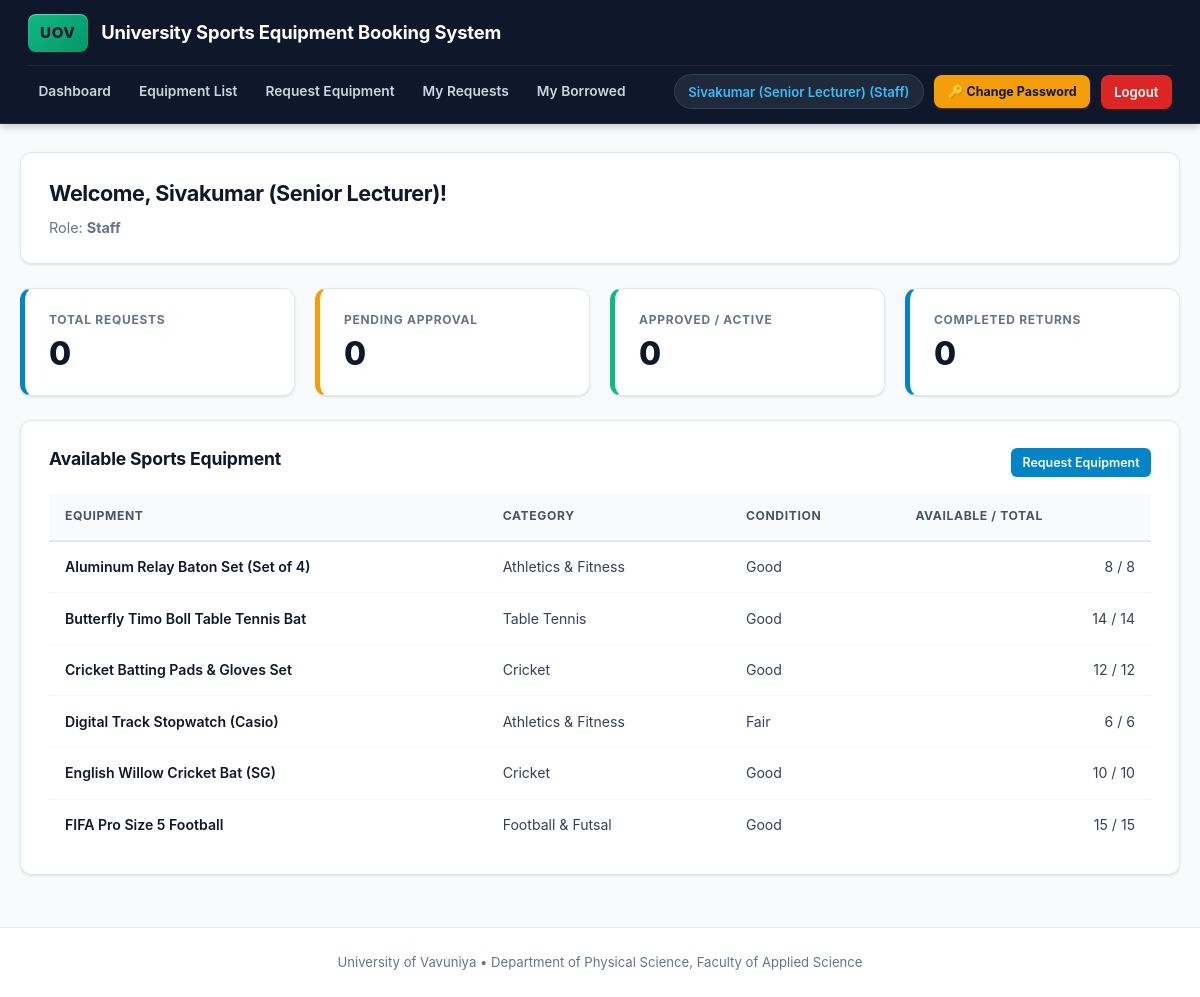
The app's page /student/dashboard.php (signed in) with its own data.
### tables this page shows
CREATE TABLE `equipment` (
  `equipment_id` INT AUTO_INCREMENT PRIMARY KEY,
  `category_id` INT NOT NULL,
  `equipment_name` VARCHAR(100) NOT NULL,
  `description` TEXT NULL,
  `total_quantity` INT NOT NULL DEFAULT 0 CHECK (`total_quantity` >= 0),
  `available_quantity` INT NOT NULL DEFAULT 0 CHECK (`available_quantity` >= 0),
  `condition_status` VARCHAR(50) NOT NULL DEFAULT 'Good',
  `active` TINYINT(1) NOT NULL DEFAULT 1,
  CONSTRAINT `fk_equipment_category`
    FOREIGN KEY (`category_id`) REFERENCES `equipment_categories` (`category_id`)
    ON UPDATE CASCADE ON DELETE RESTRICT
);

CREATE TABLE `equipment_categories` (
  `category_id` INT AUTO_INCREMENT PRIMARY KEY,
  `category_name` VARCHAR(100) NOT NULL,
  `description` TEXT NULL,
  `active` TINYINT(1) NOT NULL DEFAULT 1
);

### includes/auth.php (called while the page is built, shortened)
<?php
function getAppBasePath(): string {
    $script = $_SERVER['SCRIPT_NAME'] ?? '';
    if (preg_match('#^(/[^/]+)#', $script, $matches)) {
        $folder = $matches[1];
        if (!in_array($folder, ['/admin', '/student', '/includes', '/config', '/assets'], true)) {
            return $folder;
        }
    }
    return '';
}
function appUrl(string $path): string {
    $base = getAppBasePath();
    $cleanPath = '/' . ltrim($path, '/');
    return $base . $cleanPath;
}
function isLoggedIn(): bool {
    return isset($_SESSION['user_id'], $_SESSION['role']);
}
function e(?string $str): string {
    return htmlspecialchars($str ?? '', ENT_QUOTES, 'UTF-8');
}

### student/dashboard.php (the view, shortened to what this page needs)
<?php
require_once __DIR__ . '/../config/db.php';
require_once __DIR__ . '/../includes/auth.php';
$user_id = $_SESSION['user_id'];
$stmt = $pdo->prepare("
    SELECT
        COUNT(*) AS total_requests,
        SUM(CASE WHEN status = 'pending' THEN 1 ELSE 0 END) AS pending_count,
        SUM(CASE WHEN status = 'approved' THEN 1 ELSE 0 END) AS approved_count,
        SUM(CASE WHEN status = 'completed' THEN 1 ELSE 0 END) AS completed_count
    FROM equipment_requests
    WHERE user_id = ?
");
$stmt->execute([$user_id]);
$summary = $stmt->fetch();
$equip_stmt = $pdo->query("
    SELECT e.*, c.category_name
    FROM equipment e
    JOIN equipment_categories c ON e.category_id = c.category_id
    WHERE e.active = 1 AND c.active = 1
    ORDER BY e.equipment_name ASC
    LIMIT 6
");
$available_items = $equip_stmt->fetchAll();
require_once __DIR__ . '/../includes/header.php';
?>
<div class="card">
    <h2>Welcome, <?= e($_SESSION['full_name']) ?>!</h2>
    <p>Role: <strong><?= e(ucfirst($_SESSION['role'])) ?></strong>
    </p>
</div>
<div class="stats-grid">
    <div class="stat-card">
        <div class="label">Total Requests</div>
        <div class="value"><?= (int)($summary['total_requests'] ?? 0) ?></div>
    </div>
    <div class="stat-card warning">
        <div class="label">Pending Approval</div>
        <div class="value"><?= (int)($summary['pending_count'] ?? 0) ?></div>
    </div>
    <div class="stat-card success">
        <div class="label">Approved / Active</div>
        <div class="value"><?= (int)($summary['approved_count'] ?? 0) ?></div>
    </div>
    <div class="stat-card">
        <div class="label">Completed Returns</div>
        <div class="value"><?= (int)($summary['completed_count'] ?? 0) ?></div>
    </div>
</div>
<div class="card">
    <div style="display:flex; justify-content:space-between; align-items:center; margin-bottom:0.85rem;">
        <h3>Available Sports Equipment</h3>
        <a href="request_equipment.php" class="btn btn-sm">Request Equipment</a>
    </div>
    <table>
        <thead>
            <tr>
                <th>Equipment</th>
                <th>Category</th>
                <th>Condition</th>
                <th>Available / Total</th>
            </tr>
        </thead>
        <tbody>
            <?php foreach ($available_items as $item): ?>
            <tr>
                <td><strong><?= e($item['equipment_name']) ?></strong></td>
                <td><?= e($item['category_name']) ?></td>
                <td><?= e($item['condition_status']) ?></td>
                <td><?= (int)$item['available_quantity'] ?> / <?= (int)$item['total_quantity'] ?></td>
            </tr>
            <?php endforeach; ?>
        </tbody>
    </table>
</div>
<?php require_once __DIR__ . '/../includes/footer.php'; ?>

### includes/header.php (shortened to what this page needs)
<?php
require_once __DIR__ . '/auth.php';
$current_role = $_SESSION['role'] ?? '';
$full_name    = $_SESSION['full_name'] ?? 'Guest';
?>
<!DOCTYPE html>
<html lang="en">
<head>
    <link rel="stylesheet" href="<?= appUrl('/assets/css/style.css?v=' . time()) ?>">
</head>
<body>
<header class="topbar">
    <div class="brand">
        <span class="brand-badge">UOV</span>
        <div>
            <h1>University Sports Equipment Booking System</h1>
        </div>
    </div>
    <?php if (isLoggedIn()): ?>
    <nav class="nav-links" style="display:flex; align-items:center; justify-content:space-between; width:100%; gap:1rem;">
        <div class="nav-pages" style="display:flex; flex-wrap:wrap; align-items:center; gap:0.45rem;">
            <?php if ($current_role === 'admin'): ?>
                <a href="<?= appUrl('/admin/dashboard.php') ?>">Dashboard</a>
                <a href="<?= appUrl('/admin/manage_users.php') ?>">Users</a>
                <a href="<?= appUrl('/admin/manage_categories.php') ?>">Categories</a>
                <a href="<?= appUrl('/admin/manage_equipment.php') ?>">Equipment</a>
                <a href="<?= appUrl('/admin/manage_requests.php') ?>">Requests</a>
                <a href="<?= appUrl('/admin/issue_equipment.php') ?>">Issue</a>
                <a href="<?= appUrl('/admin/record_returns.php') ?>">Returns</a>
                <a href="<?= appUrl('/admin/borrowing_records.php') ?>">Records</a>
            <?php else: ?>
                <a href="<?= appUrl('/student/dashboard.php') ?>">Dashboard</a>
                <a href="<?= appUrl('/student/equipment_list.php') ?>">Equipment List</a>
                <a href="<?= appUrl('/student/request_equipment.php') ?>">Request Equipment</a>
                <a href="<?= appUrl('/student/my_requests.php') ?>">My Requests</a>
                <a href="<?= appUrl('/student/my_borrowed.php') ?>">My Borrowed</a>
            <?php endif; ?>
        </div>
        <div class="nav-user" style="margin-left:auto; display:inline-flex; align-items:center; gap:0.65rem; flex-shrink:0;">
            <span class="user-pill"><?= e($full_name) ?> (<?= e(ucfirst($current_role)) ?>)</span>
            <a href="<?= appUrl('/change_password.php') ?>" class="btn-sm btn-change-pwd" title="Change your account password">&#128273; Change Password</a>
            <a href="<?= appUrl('/logout.php') ?>" class="btn-logout">Logout</a>
        </div>
    </nav>
    <?php endif; ?>
</header>
<main class="container">

### includes/footer.php (shortened to what this page needs)
</main>
<footer class="footer">
    <p>University of Vavuniya &bull; Department of Physical Science, Faculty of Applied Science</p>
</footer>
</body>
</html>

### records on screen
equipment: equipment_name "Aluminum Relay Baton Set (Set of 4)", category.category_name "Athletics & Fitness", condition_status "Good", available_quantity "8", total_quantity "8"
equipment: equipment_name "Butterfly Timo Boll Table Tennis Bat", category.category_name "Table Tennis", condition_status "Good", available_quantity "14", total_quantity "14"
equipment: equipment_name "Cricket Batting Pads & Gloves Set", category.category_name "Cricket", condition_status "Good", available_quantity "12", total_quantity "12"
equipment: equipment_name "Digital Track Stopwatch (Casio)", category.category_name "Athletics & Fitness", condition_status "Fair", available_quantity "6", total_quantity "6"
equipment: equipment_name "English Willow Cricket Bat (SG)", category.category_name "Cricket", condition_status "Good", available_quantity "10", total_quantity "10"
equipment: equipment_name "FIFA Pro Size 5 Football", category.category_name "Football & Futsal", condition_status "Good", available_quantity "15", total_quantity "15"

### other values on screen
$full_name "Sivakumar (Senior Lecturer)"
$current_role "Staff"
$_SESSION['full_name'] "Sivakumar (Senior Lecturer)"
$_SESSION['role'] "Staff"
$summary['total_requests'] "0"
$summary['pending_count'] "0"
$summary['approved_count'] "0"
$summary['completed_count'] "0"
